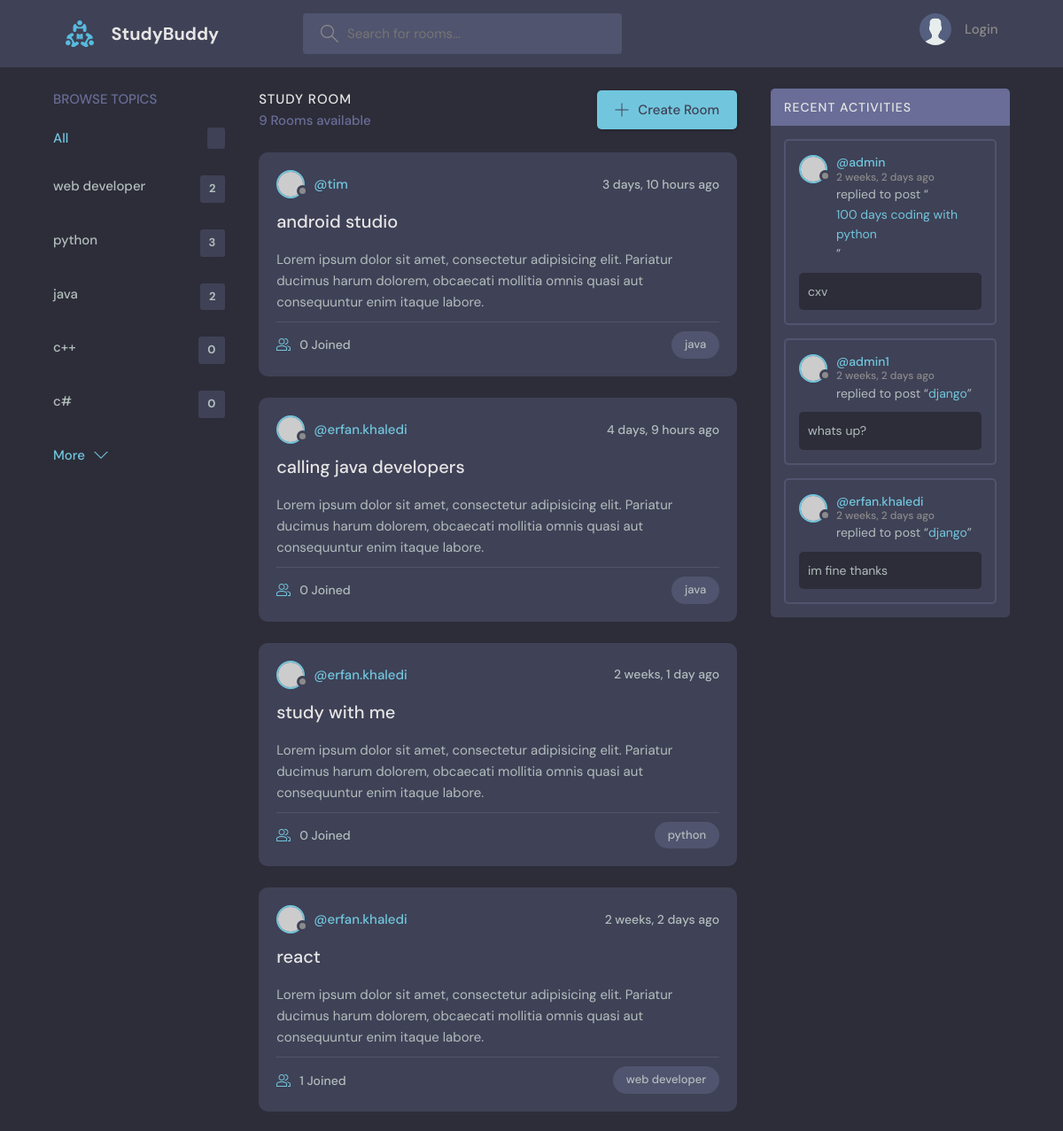
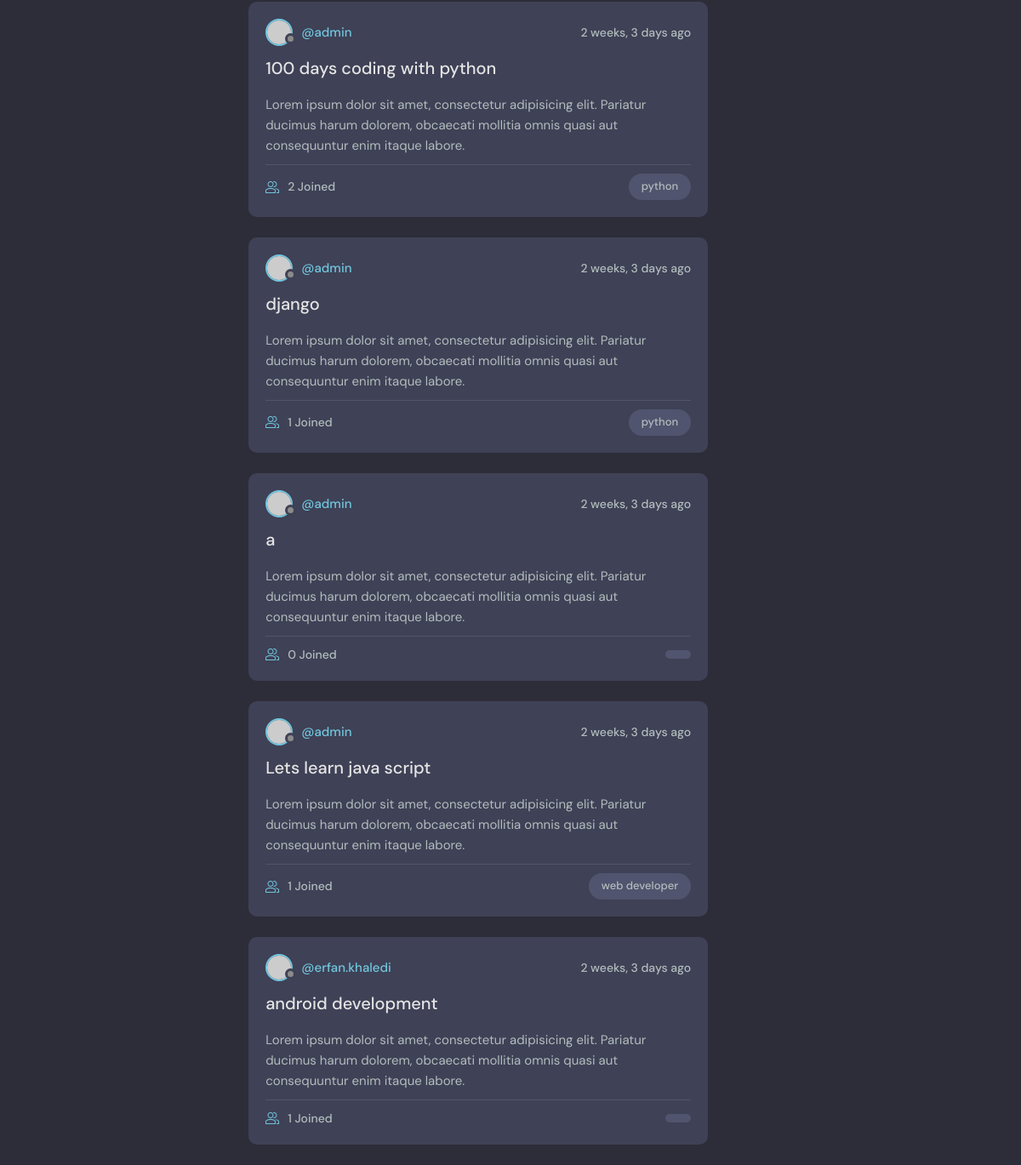
The page / on the database its author committed (2 pictures, top to bottom).
### base/models.py (models this page shows, shortened)
class Topic(models.Model):
    name = models.CharField(max_length=200)

class Room(models.Model):
    host = models.ForeignKey(User, on_delete=models.SET_NULL, null=True)
    topic = models.ForeignKey(Topic, on_delete = models.SET_NULL, null=True)
    name = models.CharField(max_length=200)
    description = models.TextField(null=True, blank=True)
    participants = models.ManyToManyField(User, related_name='participants', blank=True)
    updated = models.DateTimeField(auto_now=True)
    created = models.DateTimeField(auto_now_add=True)
    class Meta():
        ordering = ['-updated', '-created']
    def __str__(self) :
        return self.name

class Message(models.Model):
    user = models.ForeignKey(User, on_delete=models.CASCADE)
    room = models.ForeignKey(Room, on_delete=models.CASCADE)
    body = models.TextField()
    updated = models.DateTimeField(auto_now=True)
    created = models.DateTimeField(auto_now_add=True)
    class Meta():
        ordering = ['-updated', '-created']

### base/views.py (the view)
# urls.py: path('', views.home, name="home"),
def home(request):
    q = request.GET.get('q') if request.GET.get('q') != None else ''
    rooms = Room.objects.filter(
        Q(topic__name__icontains=q) |
        Q(name__icontains=q) |
        Q(description__icontains=q)
    )
    topics = Topic.objects.all()[0:5]
    room_count = rooms.count()
    room_messages = Message.objects.filter(Q(room__topic__name__icontains=q))
    context = {'rooms':rooms, 'topics':topics, 'room_count':room_count, 'room_messages':room_messages}
    return render(request, 'base/home.html', context)

### base/templates/base/home.html (shortened to what this page needs)
{% extends 'main.html' %}
{% block content %}
    <main class="layout layout--3">
      <div class="container">
        {% include 'base/topic_component.html' %}
        <div class="roomList">
          <div class="roomList__header">
            <div>
              <h2>Study Room</h2>
              <p>{{room_count}} Rooms available</p>
            </div>
            <a class="btn btn--main" href="{% url 'create-room' %}">
              <svg version="1.1" xmlns="http://www.w3.org/2000/svg" width="32" height="32" viewBox="0 0 32 32">
                <title>add</title>
                <path
                  d="M16.943 0.943h-1.885v14.115h-14.115v1.885h14.115v14.115h1.885v-14.115h14.115v-1.885h-14.115v-14.115z"
                ></path>
              </svg>
              Create Room
            </a>
          </div>
          {% include 'base/feed_component.html' %}
        </div>
        {% include 'base/activity_component.html' %}
      </div>
    </main>
{% endblock %}

### base/templates/base/topic_component.html
<div class="topics">
    <div class="topics__header">
      <h2>Browse Topics</h2>
    </div>
    <ul class="topics__list">
      <li>
        <a href="{% url 'home' %}" class="active">All <span>{{topic.count}}</span></a>
      </li>
      {% for topic in topics %}
      <li>
        <a href="{% url 'home' %}?q={{topic.name}}">{{topic.name}} <span>{{topic.room_set.all.count}}</span></a>
      </li>
      {% endfor %}
    </ul>
    <a class="btn btn--link" href="{% url 'topics' %}">
      More
      <svg version="1.1" xmlns="http://www.w3.org/2000/svg" width="32" height="32" viewBox="0 0 32 32">
        <title>chevron-down</title>
        <path d="M16 21l-13-13h-3l16 16 16-16h-3l-13 13z"></path>
      </svg>
    </a>
  </div>

### base/templates/base/feed_component.html (shortened to what this page needs)
{% for room in rooms %}
<div class="roomListRoom">
    <div class="roomListRoom__header">
      <a href="{% url 'profile' room.host.id %}" class="roomListRoom__author">
        <div class="avatar avatar--small">
          <img src="https://randomuser.me/api/portraits/women/11.jpg" />
        </div>
        <span>@{{room.host.username}}</span>
      </a>
      <div class="roomListRoom__actions">
        <span>{{room.created| timesince}} ago</span>
      </div>
    </div>
    <div class="roomListRoom__content">
      <a href="{% url 'room' room.id %}">{{room.name}}</a>
      <p>
        Lorem ipsum dolor sit amet, consectetur adipisicing elit. Pariatur ducimus harum dolorem, obcaecati
        mollitia omnis quasi aut consequuntur enim itaque labore.
      </p>
    </div>
    <div class="roomListRoom__meta">
      <a href="{% url 'room' room.id %}" class="roomListRoom__joined">
        {{room.participants.all.count}} Joined
      </a>
      <p class="roomListRoom__topic">{{room.topic.name}}</p>
    </div>
  </div>
  {% endfor %}

### base/templates/base/activity_component.html (shortened to what this page needs)
<div class="activities">
    <div class="activities__header">
      <h2>Recent Activities</h2>
    </div>
    {% for message in room_messages %}
    <div class="activities__box">
      <div class="activities__boxHeader roomListRoom__header">
        <a href="{% url 'profile' message.user.id %}" class="roomListRoom__author">
          <div class="avatar avatar--small">
            <img src="https://randomuser.me/api/portraits/women/11.jpg" />
          </div>
          <p>
            @{{message.user}}
            <span>{{message.created|timesince}} ago</span>
          </p>
        </a>
      </div>
      <div class="activities__boxContent">
        <p>replied to post “<a href="{% url 'room' message.room.id %}">{{message.room}}</a>”</p>
        <div class="activities__boxRoomContent">
         {{message.body}}
        </div>
      </div>
    </div>
    {% endfor %}
  </div>

### rows shown on the page
Topic: name "web developer", room_set.all.count "2"
Topic: name "python", room_set.all.count "3"
Topic: name "java", room_set.all.count "2"
Topic: name "c++", room_set.all.count "0"
Topic: name "c#", room_set.all.count "0"
Room: host.username "tim", created "3 days, 10 hours", name "android studio", participants.all.count "0", topic.name "java"
Room: host.username "erfan.khaledi", created "4 days, 9 hours", name "calling java developers", participants.all.count "0", topic.name "java"
Room: host.username "erfan.khaledi", created "2 weeks, 1 day", name "study with me", participants.all.count "0", topic.name "python"
Room: host.username "erfan.khaledi", created "2 weeks, 2 days", name "react", participants.all.count "1", topic.name "web developer"
Room: host.username "admin", created "2 weeks, 3 days", name "100 days coding with python", participants.all.count "2", topic.name "python"
Room: host.username "admin", created "2 weeks, 3 days", name "django", participants.all.count "1", topic.name "python"
Room: host.username "admin", created "2 weeks, 3 days", name "a", participants.all.count "0"
Room: host.username "admin", created "2 weeks, 3 days", name "Lets learn java script", participants.all.count "1", topic.name "web developer"
Room: host.username "erfan.khaledi", created "2 weeks, 3 days", name "android development", participants.all.count "1"
Message: user "admin", created "2 weeks, 2 days", room "100 days coding with python", body "cxv"
Message: user "admin1", created "2 weeks, 2 days", room "django", body "whats up?"
Message: user "erfan.khaledi", created "2 weeks, 2 days", room "django", body "im fine thanks"

### other values the page prints
{{ room_count }} "9"
